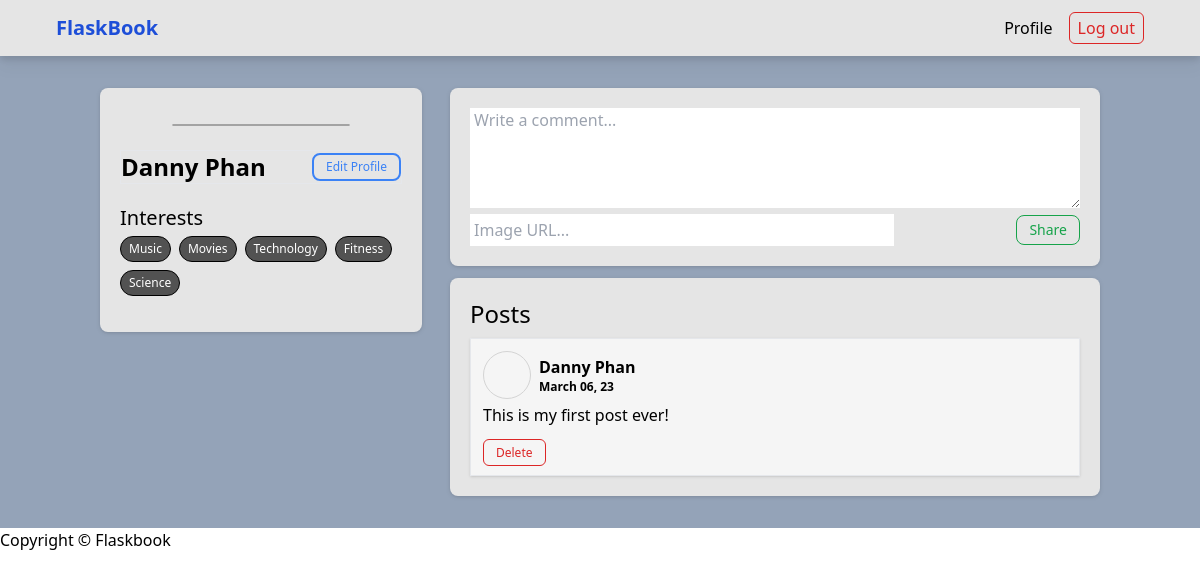
Before: /dann0r/ (signed in) with the older database file.
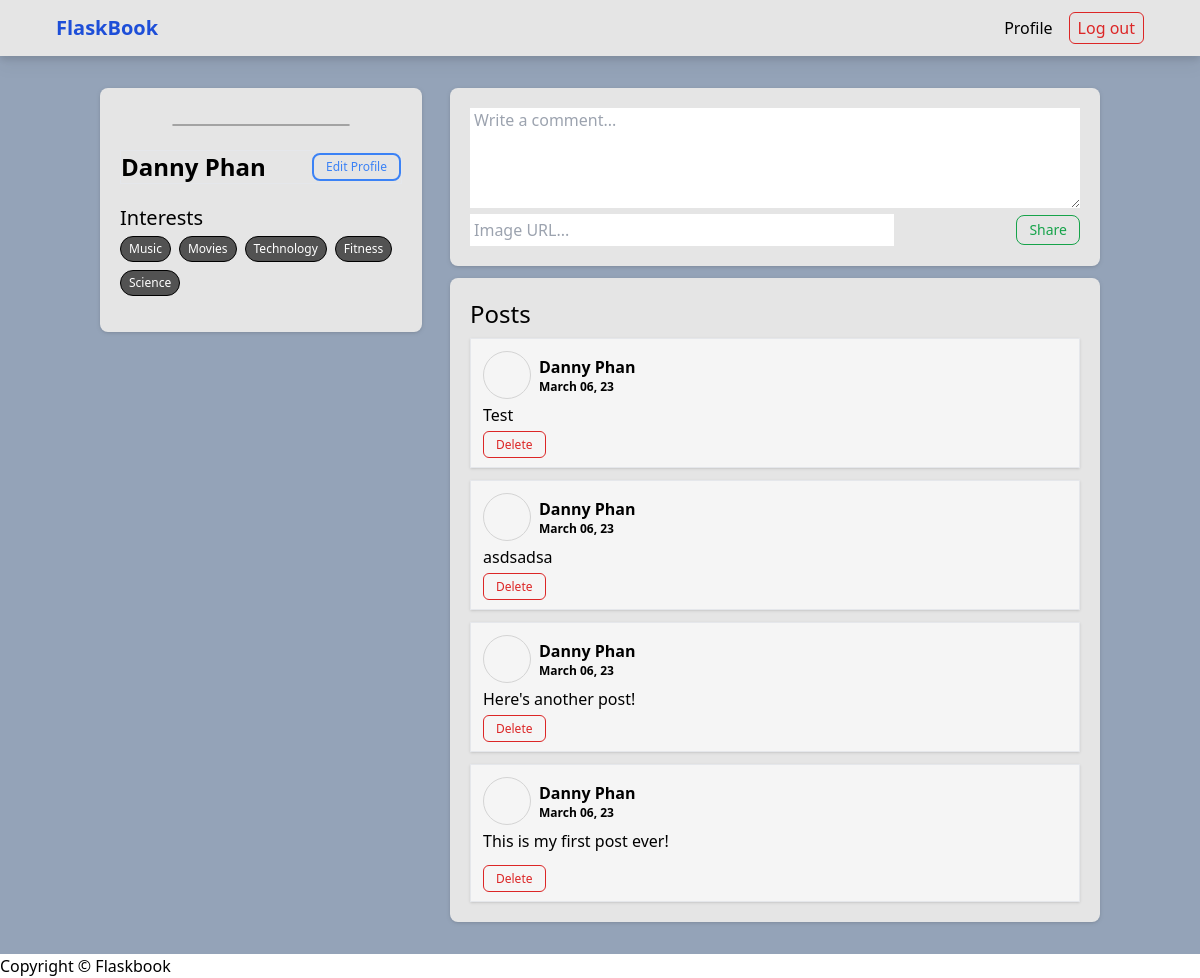
After: the same page with the newer database file.
### flaskbook_app/models.py (models this page shows, shortened)
class User(UserMixin, db.Model):
    id = db.Column(db.Integer, primary_key=True)
    username = db.Column(db.String(20), unique=True, nullable=False)
    password = db.Column(db.String(200), nullable=False)
    first_name = db.Column(db.String(40), nullable=False)
    last_name = db.Column(db.String(40), nullable=False)
    created_at = db.Column(db.DateTime, default=datetime.utcnow, nullable=False)
    user_interests = db.relationship('UserInterest', backref='user', lazy=True)
    avatar = db.Column(db.String(255), default='https://t4.ftcdn.net/jpg/00/64/67/63/360_F_64676383_LdbmhiNM6Ypzb3FM4PPuFP9rHe7ri8Ju.jpg')
    followed = db.relationship(
        'Follow',
        foreign_keys=[Follow.follower_id],
        backref='follower',
        lazy='dynamic',
    )
    followers = db.relationship(
        'Follow',
        foreign_keys=[Follow.followed_id],
        backref='followed',
        lazy='dynamic',
    )

class Interest(db.Model):
    id = db.Column(db.Integer, primary_key=True)
    name = db.Column(db.String(20), unique=True, nullable=False)
    user_interests = db.relationship('UserInterest', backref='interest', lazy=True)

class Post(db.Model):
    id = db.Column(db.Integer, primary_key=True)
    content = db.Column(db.String(1000), nullable=False)
    photo = db.Column(db.String(255))
    created_at = db.Column(db.DateTime, default=datetime.utcnow, nullable=False)
    author_id = db.Column(db.Integer, db.ForeignKey('user.id'), nullable=False)
    receiver_id = db.Column(db.Integer, db.ForeignKey('user.id'), nullable=False)
    author = db.relationship('User', backref='posts', lazy=True, foreign_keys=[author_id])
    receiver = db.relationship('User', backref='receieved_posts', lazy=True, foreign_keys=[receiver_id])

### flaskbook_app/main/routes.py (the view)
@main.route("/<username>/")
@login_required
def user_profile(username):
    form = PostForm()
    user = User.query.filter_by(username=username).first_or_404()
    posts = Post.query.filter_by(receiver_id=user.id).order_by(Post.created_at.desc()).all()
    interests = []
    for interest in user.user_interests:
        interests.append(interest.interest.name)
    return render_template("profile.html", user=user, current_user=current_user, interests=interests, form=form, posts=posts)

### flaskbook_app/main/forms.py
class PostForm(FlaskForm):
    content = TextAreaField('Comment', validators=[DataRequired()], render_kw={"placeholder": "Write a comment..."})
    image = StringField('Image', render_kw={"placeholder": "Image URL..."})
    submit = SubmitField('Share')

### flaskbook_app/extensions.py (called while the page is built)
@login_manager.user_loader
def load_user(user_id):
    return User.query.get(user_id)

### flaskbook_app/templates/profile.html (shortened to what this page needs)
{% extends 'base.html' %} {% block content %}
<section class="h-full w-10/12 my-8 flex gap-x-7">
  <section
    class="bg-neutral-200 min-w-[300px] max-w-[325px] flex flex-col items-center p-5 rounded-lg h-fit py-9 gap-y-3 drop-shadow"
  >
    <div class="w-[178px] rounded-full border border-neutral-400 overflow-hidden">
    </div>
    <div class="w-full border mt-3 flex items-center justify-between">
      <p class="font-bold text-2xl">{{ user.first_name }} {{ user.last_name }}</p>
       {% if current_user.username == user.username %}
      <a
        href="{{ url_for('main.edit_profile', username=current_user.username) }}"
        class="border-blue-500 rounded-lg text-blue-500 border-2 text-xs font-medium px-3 py-1"
        >Edit Profile</a
      >
      {% endif %}
    </div>
    <div class="w-full mt-2">
      <h2 class="font-medium text-xl mb-1">Interests</h2>
      <ul class="flex flex-wrap gap-2">
        {% for interest in interests %}
        <li class="px-2 py-1 border rounded-full text-xs text-white bg-neutral-600 border-black">
          {{ interest }}
        </li>
        {% endfor %}
      </ul>
    </div>
  </section>
  <section class="w-full flex flex-col gap-y-3 max-w-[650px]">
    <form
      class="w-full bg-neutral-200 p-5 drop-shadow rounded-lg"
      method="POST"
      action="{{ url_for('main.create_post', user_id=user.id)}}"
    >
      <div class="form-group">{{ form.content(class="w-full h-[100px] px-1") }}</div>
      <div class="flex items-center justify-between w-full">
        <div class="form-group">{{ form.image(size=40, class="p-1 w-full") }}</div>
        <div class="border border-green-600 rounded-lg text-sm">
          {{ form.submit(class="text-green-600 px-3 py-1 font-medium w-fit cursor-pointer") }}
        </div>
      </div>
    </form>
    <div class="w-full bg-neutral-200 p-5 rounded-lg drop-shadow">
      <h2 class="text-2xl font-medium mb-2">Posts</h2>
      <div class="flex w-full flex-col gap-y-3">
         {% for post in posts %}
        <div class="border bg-neutral-100 shadow p-3">
          <div class="flex items-center gap-x-2">
            <a href="/{{post.author.username}}">
              <div class="w-12 h-12 rounded-full border overflow-hidden border-neutral-300">
              </div>
            </a>
            <div>
              <a href="/{{post.author.username}}">
                <p class="font-bold">{{ post.author.first_name}} {{ post.author.last_name }}</p>
              </a>
              <p class="font-bold text-xs">{{ post.created_at.strftime('%B %d, %y') }}</p>
            </div>
          </div>
          <p class="my-1">{{ post.content }}</p>
           {% if current_user.username == user.username %}
          <a
            class="mt-3 text-red-600 border border-red-600 text-xs font-medium py-1 px-3 rounded-md"
            href="/post/delete/{{post.id}}"
            >Delete</a
          >
          {% endif %}
        </div>
        {% endfor %}
      </div>
    </div>
  </section>
</section>
{% endblock %}

### flaskbook_app/templates/base.html (shortened to what this page needs)
<!DOCTYPE html>
<html lang="en">
  <head>
    <link rel="stylesheet" href="{{ url_for('static', filename='css/dist/output.css') }}" />
    <script src="https://cdn.tailwindcss.com"></script>
  </head>
  <body class="min-w-screen min-h-screen">
    <header
      class="w-full h-14 bg-neutral-200 flex items-center px-14 justify-between border-b border-b-neutral-200 drop-shadow-lg"
    >
      <a class="text-blue-700 text-xl font-bold" href="/">FlaskBook</a>
      <nav>
        <div>
          <ul class="flex gap-x-4">
            <li>
              <a class="font-medium" href="/{{ current_user.username }}"
                ><p class="hover:underline">Profile</p></a
              >
            </li>
            <li class="hover:scale-[1.03] transform duration-100">
              <a
                class="border border-red-600 text-red-600 rounded-md px-2 py-1 font-medium"
                href="/logout"
                >Log out</a
              >
            </li>
          </ul>
        </div>
      </nav>
    </header>
    <main class="min-h-full w-full flex justify-center bg-slate-400">
      {% block content %} {% endblock %}
    </main>
    <footer>Copyright &copy; Flaskbook</footer>
  </body>
</html>

Changed rows visible on the page:
added Post: author.first_name "Danny", author.last_name "Phan", created_at "March 06, 23", content "Test"
added Post: author.first_name "Danny", author.last_name "Phan", created_at "March 06, 23", content "asdsadsa"
added Post: author.first_name "Danny", author.last_name "Phan", created_at "March 06, 23", content "Here's another post!"
